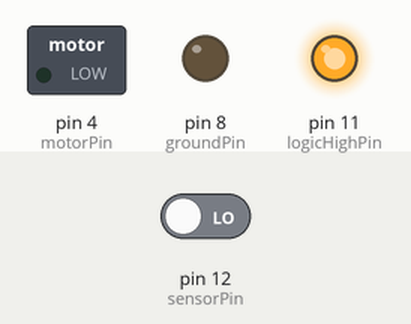
Simulated run of this sketch. Board: Arduino Uno, built with avr-gcc and run on an emulated ATmega328P. On the bench: switched loads named in the sketch (green lamp = pin HIGH), output pins drawn as LEDs (lit = HIGH). The inputs (shaded band) are chosen by the test bench; at power-on: pin 12 (sensorPin) LOW. What the sketch prints to the serial monitor is not drawn.

Above: at 1.2 s.
1.3 s: pin 12 (sensorPin) driven HIGH
2.8 s: pin 12 (sensorPin) driven LOW
Timing chart, 0 to 5.8 s (numbered marks = the images above; inputs shaded):
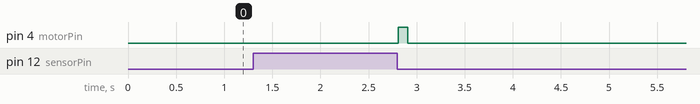

The sketch:

ebike_speed_sensor_interceptor.ino
```cpp
/*
Name:    ebike_speed_sensor_interceptor.ino
Created: 5/24/2018 6:09:59 PM
Author:  benja
*/

//Set global variables
unsigned long previousSense = 0;
unsigned long previousPulse = 0;
unsigned long currentSenseInterval = 100000;  //Initialise to a big number to be safe
int sensorPin = 12;
int motorPin = 4;
int groundPin = 8;
int logicHighPin = 11;
int sensorState = 0;
int minimumPulseInterval = 270; //30 Kmh on the speedo
int activeSense = 0;
int activePulse = 0;

//Runs once at startup
void setup() {
	pinMode(sensorPin, INPUT);
	pinMode(motorPin, OUTPUT);
	digitalWrite(motorPin, LOW);
	pinMode(groundPin, OUTPUT);
	digitalWrite(groundPin, LOW);
	pinMode(logicHighPin, OUTPUT);
	digitalWrite(logicHighPin, HIGH);
	Serial.begin(9600);
	Serial.println("Opening serial port >> Ebike sensor");
}

//IMPORTANT: We need to read every sense on the hall effect sensor so the code in loop() needs to be very lean
void loop() {
	pinMode(groundPin, OUTPUT);

	//Read from the hall effect sensor for any active senses and set the current sense interval as the time between the last 2 senses
	sensorState = digitalRead(sensorPin);
	if (sensorState == HIGH) {
		activeSense = 1;
		currentSenseInterval = millis() - previousSense;
		Serial.println(String("S>") + (millis() - previousSense));
		previousSense = millis();
		//Hold until the read has completed so we don't read it a second time in the next loop
		while (sensorState == HIGH) {
			sensorState = digitalRead(sensorPin);
		}
		delay(9); //Had to put this in to stop double ups.  Seems the while loop breaks but will still enter the if above for some reason! 9ms is safe pause as we won't get revolutions faster than this.
	}

	//Complete any current pulses by making sure the electromagnet is now turned off if 20ms has elapsed since sendPulse() was called
	if (activePulse) {
		if (previousPulse <= (millis() - 100)) {
			digitalWrite(motorPin, LOW);
			activePulse = 0;
		}
	}

	//If we have an active sense to convert to a pulse then check if it is the right time fire it using the
	if (activeSense) {
		if (currentSenseInterval >= minimumPulseInterval) {
			if (previousPulse <= (millis() - currentSenseInterval)) {
				sendPulse();
			}
		}
		else {
			if (previousPulse <= (millis() - minimumPulseInterval)) {
				sendPulse();
			}
		}
	}
}

void sendPulse() {
	if (!activePulse) {
		digitalWrite(motorPin, HIGH);
		Serial.println(String("P>") + (millis() - previousPulse));
		previousPulse = millis();
		activeSense = 0;
		activePulse = 1;
	}
}
```

Measured:
- after the input at 1.3 s, every drawn part: stays the same
- after the input at 2.8 s, pin 4 (motorPin): LOW → HIGH at once, → LOW 0.10 s later
